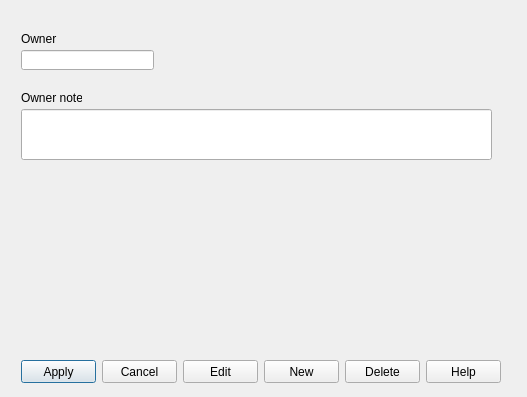
<?xml version="1.0" encoding="UTF-8"?>
<ui version="4.0">
 <class>Dialog</class>
 <widget class="QDialog" name="Dialog">
  <property name="geometry">
   <rect>
    <x>0</x>
    <y>0</y>
    <width>527</width>
    <height>397</height>
   </rect>
  </property>
  <property name="windowTitle">
   <string>Dialog</string>
  </property>
  <property name="styleSheet">
   <string notr="true">font:rgb(220, 220, 220);</string>
  </property>
  <widget class="QLineEdit" name="owner_input">
   <property name="geometry">
    <rect>
     <x>21</x>
     <y>50</y>
     <width>133</width>
     <height>20</height>
    </rect>
   </property>
  </widget>
  <widget class="QLineEdit" name="owner_note_input">
   <property name="geometry">
    <rect>
     <x>21</x>
     <y>109</y>
     <width>471</width>
     <height>51</height>
    </rect>
   </property>
   <property name="alignment">
    <set>Qt::AlignLeading|Qt::AlignLeft|Qt::AlignTop</set>
   </property>
  </widget>
  <widget class="QPushButton" name="apply_button">
   <property name="geometry">
    <rect>
     <x>21</x>
     <y>360</y>
     <width>75</width>
     <height>23</height>
    </rect>
   </property>
   <property name="text">
    <string>Apply</string>
   </property>
  </widget>
  <widget class="QPushButton" name="cancel_button">
   <property name="geometry">
    <rect>
     <x>102</x>
     <y>360</y>
     <width>75</width>
     <height>23</height>
    </rect>
   </property>
   <property name="text">
    <string>Cancel</string>
   </property>
  </widget>
  <widget class="QPushButton" name="edit_button">
   <property name="geometry">
    <rect>
     <x>183</x>
     <y>360</y>
     <width>75</width>
     <height>23</height>
    </rect>
   </property>
   <property name="text">
    <string>Edit</string>
   </property>
  </widget>
  <widget class="QPushButton" name="new_button">
   <property name="geometry">
    <rect>
     <x>264</x>
     <y>360</y>
     <width>75</width>
     <height>23</height>
    </rect>
   </property>
   <property name="text">
    <string>New</string>
   </property>
  </widget>
  <widget class="QPushButton" name="delete_button">
   <property name="geometry">
    <rect>
     <x>345</x>
     <y>360</y>
     <width>75</width>
     <height>23</height>
    </rect>
   </property>
   <property name="text">
    <string>Delete</string>
   </property>
  </widget>
  <widget class="QPushButton" name="help_button">
   <property name="geometry">
    <rect>
     <x>426</x>
     <y>360</y>
     <width>75</width>
     <height>23</height>
    </rect>
   </property>
   <property name="text">
    <string>Help</string>
   </property>
  </widget>
  <widget class="QLabel" name="label">
   <property name="geometry">
    <rect>
     <x>21</x>
     <y>31</y>
     <width>36</width>
     <height>16</height>
    </rect>
   </property>
   <property name="text">
    <string>Owner:</string>
   </property>
  </widget>
  <widget class="QLabel" name="label_2">
   <property name="geometry">
    <rect>
     <x>21</x>
     <y>90</y>
     <width>61</width>
     <height>16</height>
    </rect>
   </property>
   <property name="text">
    <string>Owner note:</string>
   </property>
  </widget>
 </widget>
 <resources/>
 <connections/>
</ui>
